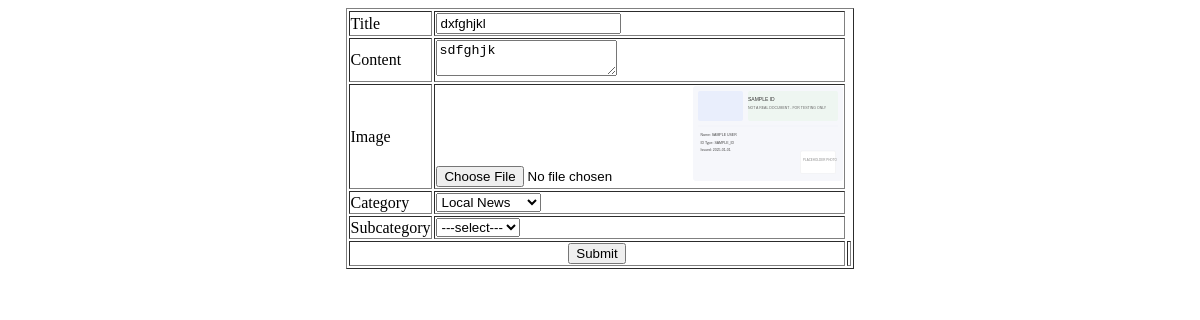
Page /User/EditNews/21 on the earlier database version.
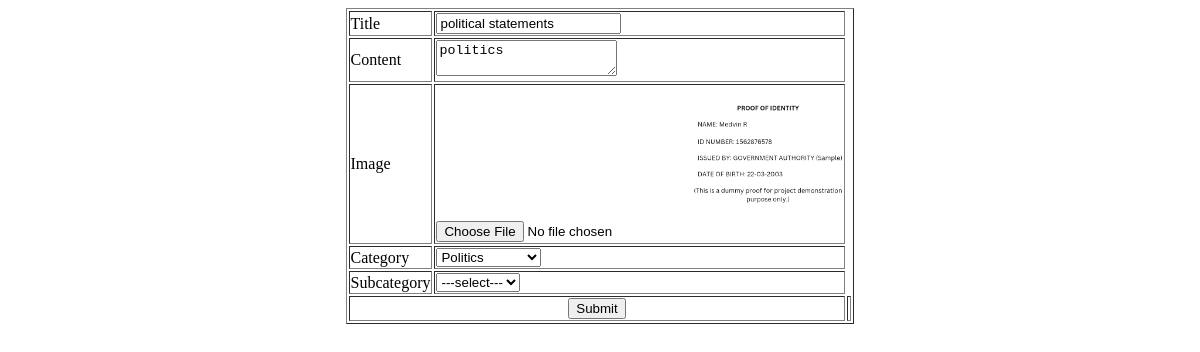
Same page on the later database version.
### Reporter/models.py (models this page shows)
class tbl_news(models.Model):
    news_title=models.CharField(max_length=50)
    news_content=models.CharField(max_length=50)
    news_image=models.FileField(upload_to="Assets/news/")
    news_date=models.DateField(auto_now_add=True)
    news_status=models.IntegerField(default=0)
    subcategory=models.ForeignKey(tbl_subcategory,on_delete=models.CASCADE,null=True)
    user=models.ForeignKey(tbl_user,on_delete=models.CASCADE,null=True)
    reporter=models.ForeignKey(tbl_reporter,on_delete=models.CASCADE,null=True)
    verifier=models.ForeignKey(tbl_verifier,on_delete=models.CASCADE,null=True)

### Admin/models.py (models this page shows)
class tbl_category(models.Model):
    category_name=models.CharField(max_length=50)

class tbl_subcategory(models.Model):
    subcategory_name=models.CharField(max_length=50)
    category=models.ForeignKey(tbl_category,on_delete=models.CASCADE)

### User/views.py (the view)
# urls.py: path("EditNews/<int:fid>",views.EditNews,name="EditNews"),
def EditNews(request,fid):
    category=tbl_category.objects.all()
    NewsData=tbl_news.objects.get(id=fid)
    if request.method=='POST':
        title=request.POST.get("txt_title")
        content=request.POST.get("txt_content")
        image=request.FILES.get("file_image")
        subcategory=tbl_subcategory.objects.get(id=request.POST.get("sel_subcategory"))
        NewsData.news_title=title
        NewsData.news_content=content
        NewsData.news_image=image
        NewsData.subcategory=subcategory
        NewsData.save()
        return render(request,'User/EditNews.html',{'msg':'data inserted'})
    else:
        return render(request,'User/EditNews.html',{'category':category,'NewsData':NewsData})

### User/Templates/User/EditNews.html (shortened to what this page needs)
<!DOCTYPE html>
<html lang="en">
<head>
</head>
<body onload="">
    <form action="" method="post" enctype="multipart/form-data">
        <table border="1" align="center">
            <tr>
                <td>Title</td>
                <td><input type="text" required name="txt_title" id="txt_title" value="{{NewsData.news_title}}"></td>
            </tr>
            <tr>
                <td>Content</td>
                <td><textarea name="txt_content" id="txt_content" value="" required>{{NewsData.news_content}}</textarea>
                </td>
            </tr>
            <tr>
                <td>Image</td>
                <td><input type="file" required name="file_image" id="file_image" value="">
                    {% if NewsData.news_image %}
                    <img src="{{NewsData.news_image.url}}" width="150" alt="">
                    {% endif %}
                </td>
            </tr>
            <tr>
                <td>Category</td>
                <td><select name="sel_category" id="sel_category" required>
                        {% for i in category %}
                        <option {% if i.id == NewsData.subcategory.category.id %} selected {% endif %} value="{{i.id}}">
                            {{i.category_name}}
                        </option>
                        {% endfor %}
                    </select></td>
            </tr>
            <tr>
                <td>Subcategory</td>
                <td><select name="sel_subcategory" id="sel_subcategory" required  data-selected="{{ NewsData.subcategory.id }}">
                        <option value="">---select---</option>
                    </select></td>
            </tr>
            <tr>
                <td colspan="2" align="center"><input type="submit" value="Submit"></td>
                <td></td>
            </tr>
        </table>
    </form>
</body>
</html>

Differences in the rows shown:
changed tbl_news "---select---": txt_title "dxfghjkl" → "political statements"; txt_content "sdfghjk" → "politics"; news_image: a different picture; sel_category "Local News" → "Politics"
